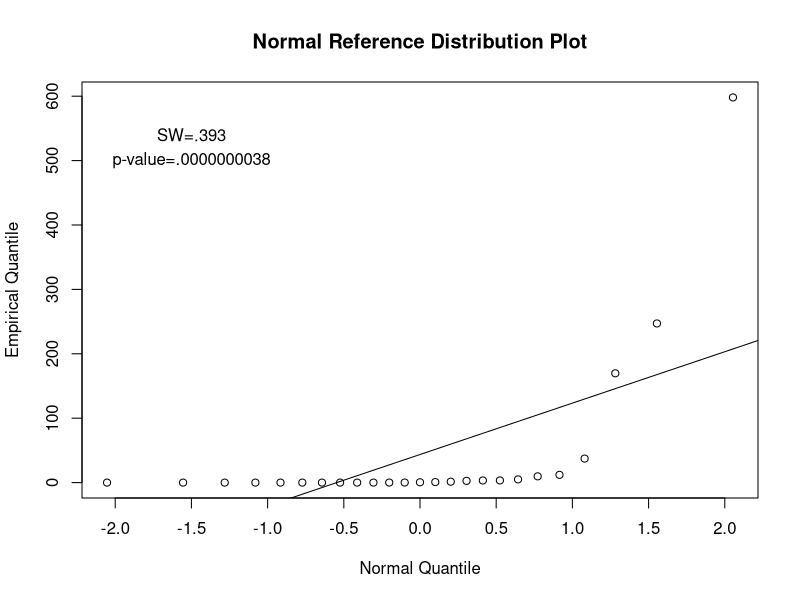

Source code (R):

#x = rgamma(25,.1,1/400)
x = c(0.0,0.0,0.0000068,0.0000135,0.0000176,0.0000209,0.0003327,0.007412,
      0.0147,0.03630,0.08643,0.08937,0.4875,0.8276,1.406,2.685,3.294,3.391,4.989,
      9.712,12.01,37.29,169.7,247.1,598.1)

n = length(x)
x = sort(x)
i = seq(1:n)
u = (i-.5)/n
z = qnorm(u)
 
postscript("u:/meth1/psfiles/bootsigmatest.ps",height=8,horizontal=FALS)
 


plot(z,x,datax=F,plot=T,xlab="Normal Quantile",ylab="Empirical Quantile",
       lab=c(7,8,7),
       main="Normal Reference Distribution Plot",
       cex=.95)
abline(lm(x~z))
shapiro.test(x)
text(-1.5,540,"SW=.393")
text(-1.5,500,"p-value=.0000000038")
m = mean(x)
SD = sd(x)

sigma0 = 100

TSD = (n-1)*SD^2/sigma0^2



B  =  9999
PV =  numeric(B)
PV =  rep(0,B)
TS =  numeric(B)
TS =  rep(0,B)
S =  numeric(B)
S =  rep(0,B)
Sy =  numeric(B)
Sy =  rep(0,B)


{
for (i in 1:B) 
S[i]  =  sd(sample(x,replace=T))
}

PV = (n-1)*S^2/SD^2
PV =  sort(PV)

#standardize the data so that the null hypothesis is true

y = x*sigma0/sd(x)

{
for (i in 1:B) 
Sy[i]  =  sd(sample(y,n,replace=T))
}

TS = (n-1)*Sy^2/sigma0^2 

SIMpvalue = sum(TS>TSD)/B

NORMpvalue = 1-pchisq(TSD,24)

LPV  =  PV[250]
UPV  =  PV[9750]
LPV2 = PV[9500]

SIMci = c(sqrt((n-1)*SD^2/UPV), sqrt((n-1)*SD^2/LPV))

SIMLcb = sqrt((n-1)*SD^2/LPV2)

NORMci = c(sqrt((n-1)*SD^2/qchisq(.975,n-1)), sqrt((n-1)*SD^2/qchisq(.025,n-1)))

LTS = TS[250]
UTS = TS[9750]

LN = qchisq(.025,n-1)
UN = qchisq(.975,n-1)

LEVEL = c(.025,.975,.025,.975)
PERCENTILES = c(LN,UN,LTS,UTS)

compare = cbind(LEVEL,PERCENTILES)

SD

SIMci

NORMci

SIMpvalue

NORMpvalue

SIMLcb
graphics.off()
